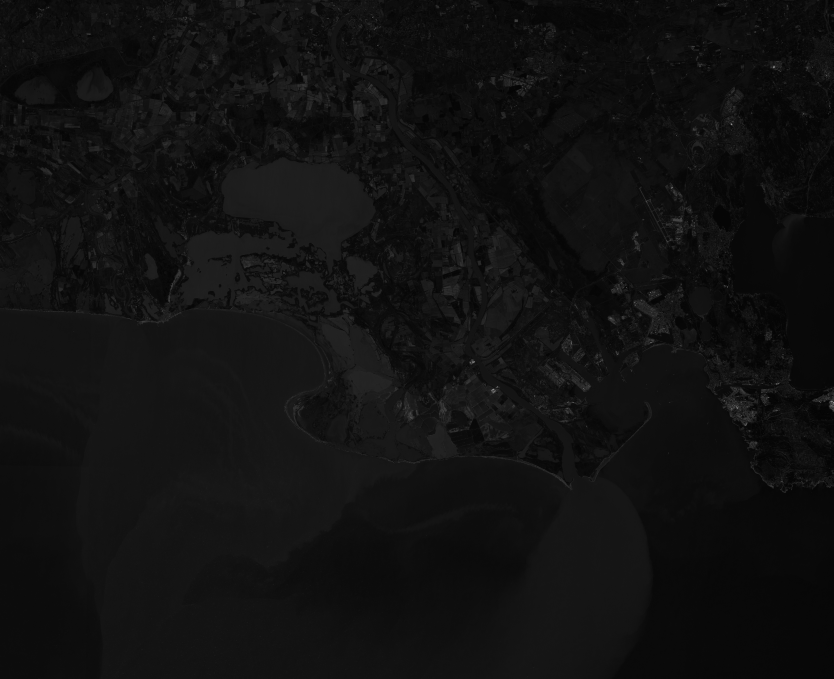
#> input picture Camargue/Nouveau dossier/2025-01-13-00_00_2025-01-13-23_59_Sentinel-2_L2A_B02_(Raw).tiff, 2500 x 2037 px (shown at 1/3 size); the run also reads 2 pictures not shown here
$ python main.py
#> lines starting #> are read from the running program, lines starting #| are printed output that depends on the picture
# -*- coding: utf-8 -*-
"""
Created on Tue Feb 25 10:21:44 2025

@author: maboorai279
"""

import numpy as np
import cv2
import matplotlib.pyplot as plt


img_avant_b = cv2.imread("Nouveau dossier/2025-01-13-00_00_2025-01-13-23_59_Sentinel-2_L2A_B02_(Raw).tiff", cv2.IMREAD_GRAYSCALE)
#> img_avant_b is the input picture: shape (2037, 2500); min 2, max 255, mean 16.9
img_avant_v = cv2.imread("Nouveau dossier/2025-01-13-00_00_2025-01-13-23_59_Sentinel-2_L2A_B03_(Raw).tiff", cv2.IMREAD_GRAYSCALE)
img_avant_r = cv2.imread("Nouveau dossier/2025-01-13-00_00_2025-01-13-23_59_Sentinel-2_L2A_B04_(Raw).tiff", cv2.IMREAD_GRAYSCALE)
img_avant_pir = cv2.imread("Nouveau dossier/2025-01-13-00_00_2025-01-13-23_59_Sentinel-2_L2A_B08_(Raw).tiff", cv2.IMREAD_GRAYSCALE)
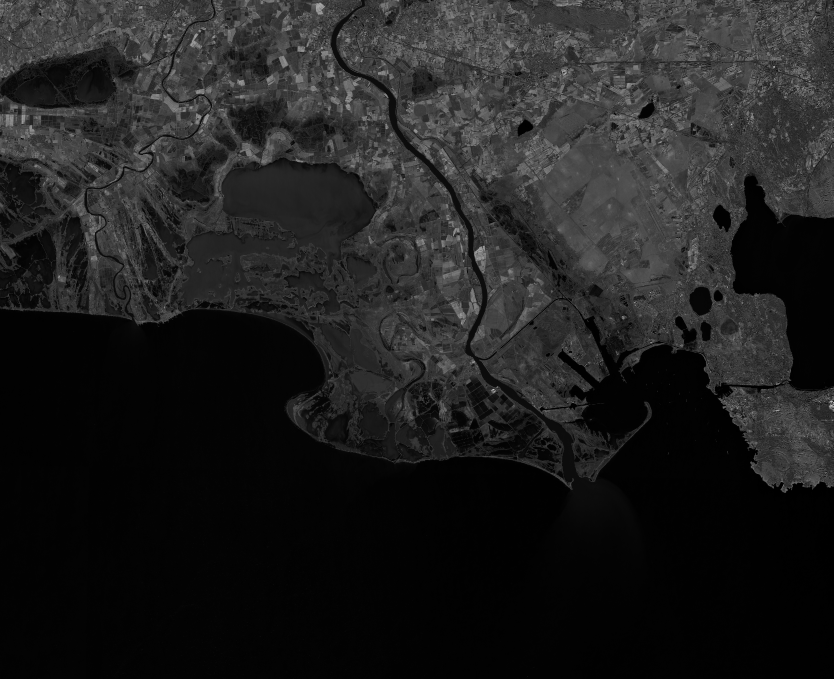
#> input picture Camargue/Nouveau dossier/2025-01-13-00_00_2025-01-13-23_59_Sentinel-2_L2A_B08_(Raw).tiff, 2500 x 2037 px (shown at 1/3 size)
#> img_avant_pir is the input picture: shape (2037, 2500); min 0, max 255, mean 32

dim_avant = img_avant_r.shape
#> dim_avant = (2037, 2500)

image_avant = np.zeros([dim_avant[0], dim_avant[1], 4], dtype = 'uint8')
image_avant[:, :, 0] = img_avant_b
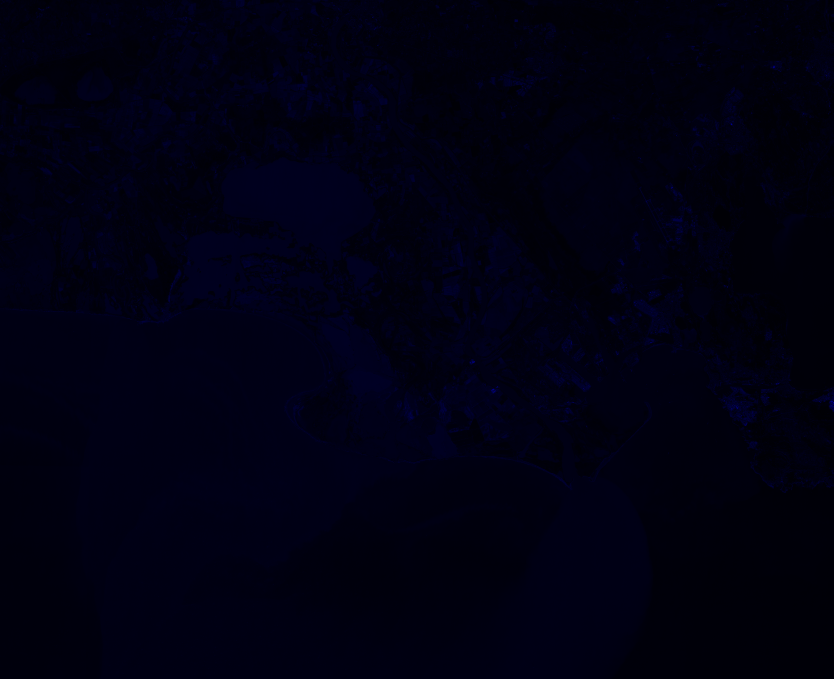
#> image_avant: shape (2037, 2500, 4) (shown at 1/3 size); mean of channels 0, 1, 2, 3 16.9, 0, 0, 0; drawn as B, G, R
image_avant[:, :, 1] = img_avant_v
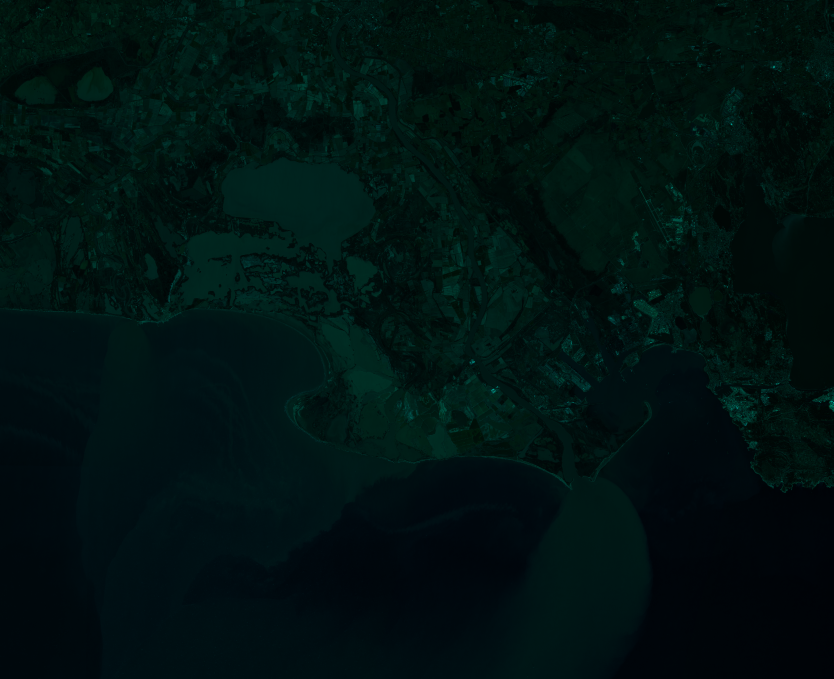
#> image_avant: shape (2037, 2500, 4) (shown at 1/3 size); mean of channels 0, 1, 2, 3 16.9, 18.2, 0, 0; drawn as B, G, R
image_avant[:, :, 2] = img_avant_r
image_avant[:, :, 3] = img_avant_pir

image_avant_col = image_avant[:, :, 0:3]
cv2.imshow("image en vraie couleur", image_avant_col*2)
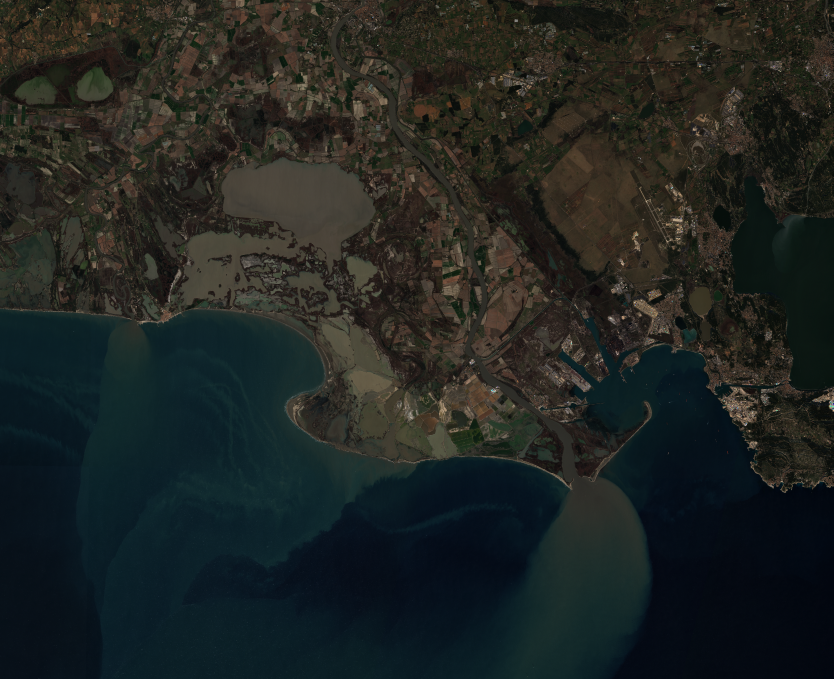
#> window 'image en vraie couleur': shape (2037, 2500, 3) (shown at 1/3 size); mean B, G, R 33.9, 36.3, 31.8
cv2.waitKey(0)

image_avant_col[:, :, 2] = img_avant_pir
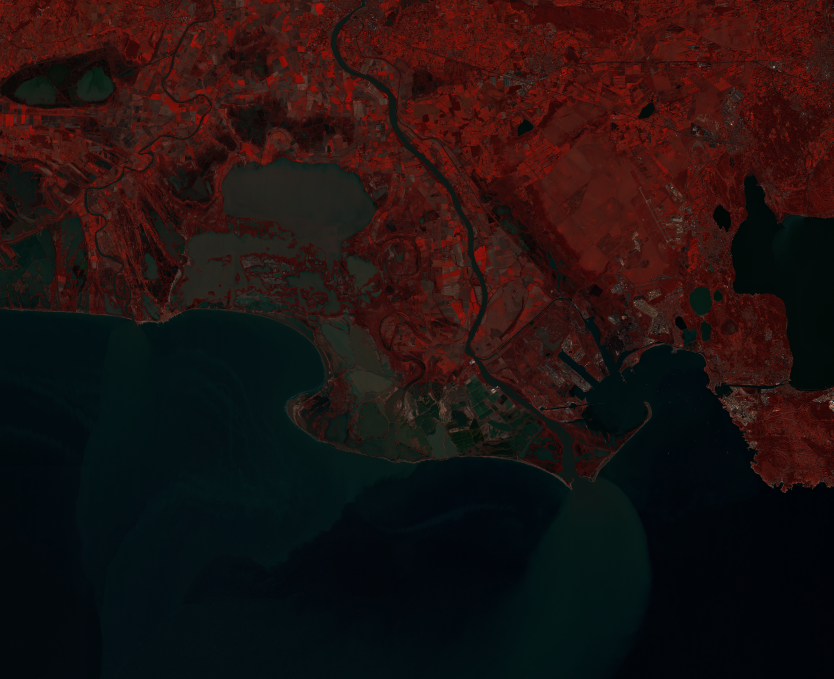
#> image_avant_col: shape (2037, 2500, 3) (shown at 1/3 size); mean of channels 0, 1, 2 16.9, 18.2, 32; drawn as B, G, R
cv2.imshow("image en fausse couleur", image_avant_col*2)
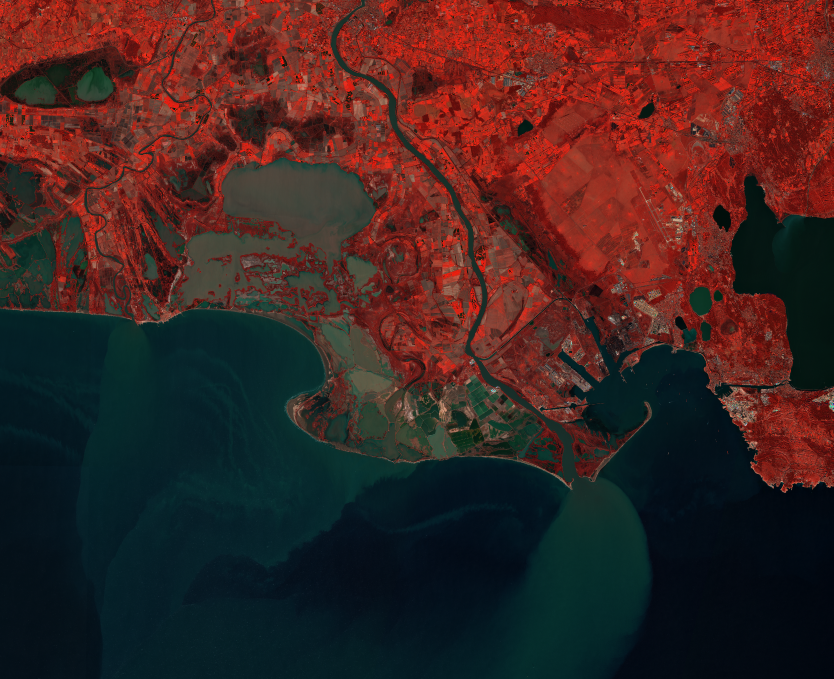
#> window 'image en fausse couleur': shape (2037, 2500, 3) (shown at 1/3 size); mean B, G, R 33.9, 36.3, 63.1
cv2.waitKey(0)

# on a au moins 3 classes d’items à cartographier : le sol, la vegetation, l'eau
# on peut egalement destangier 2 types d'eau : eau clair et eau turbide.


# On va sélectionner une ROI pour chaque type de classe (eau, végétation, sol)
#> (the run stopped early here; a loop or call above may not have finished)
